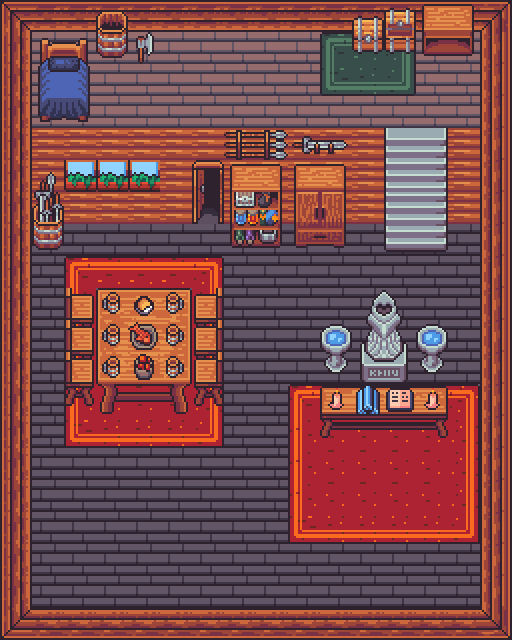

This game map was drawn from its Tiled (.tmx) file and the tilesets committed beside it. A one-line description and the full map source follow:
An orthogonal 16x20 tile map with 32x32 px tiles, 8 tile layers (Floor, Floor_Deco, Collidables, Collidables_Deco, ...).

<map version="1.10" tiledversion="1.10.2" orientation="orthogonal" renderorder="right-down" width="16" height="20" tilewidth="32" tileheight="32" infinite="0" nextlayerid="9" nextobjectid="1">
 <tileset firstgid="1" source="Resources/Interior.tsx" />
 <layer id="1" name="Floor" width="16" height="20">
  <data encoding="csv">
0,0,0,0,0,0,0,0,0,0,0,0,0,0,0,0,
0,5,5,5,5,5,5,5,5,5,5,5,5,5,5,0,
0,5,5,5,5,5,5,5,5,5,5,5,5,5,5,0,
0,5,5,5,5,5,5,5,5,5,5,5,5,5,5,0,
0,0,0,0,0,0,0,0,0,0,0,0,177,177,0,0,
0,0,0,0,0,0,0,0,0,0,0,0,177,177,0,0,
0,0,0,0,0,0,0,0,0,0,0,0,177,177,0,0,
0,7,7,7,7,7,7,7,7,7,7,7,7,7,7,0,
0,7,7,7,7,7,7,7,7,7,7,7,7,7,7,0,
0,7,7,7,7,7,7,7,7,7,7,7,7,7,7,0,
0,7,7,7,7,7,7,7,7,7,7,7,7,7,7,0,
0,7,7,7,7,7,7,7,7,7,7,7,7,7,7,0,
0,7,672,673,673,673,674,7,7,7,7,7,7,7,7,0,
0,7,7,7,7,7,7,7,7,7,673,673,673,673,7,0,
0,7,7,7,7,7,7,7,7,7,7,7,7,7,7,0,
0,7,7,7,7,7,7,7,7,7,7,7,7,7,7,0,
0,7,7,7,7,7,7,7,7,7,7,7,7,7,7,0,
0,7,7,7,7,7,7,7,7,7,7,7,7,7,7,0,
0,7,7,7,7,7,7,7,7,7,7,7,7,7,7,0,
0,0,0,0,0,0,0,0,0,0,0,0,0,0,0,0
</data>
 </layer>
 <layer id="2" name="Floor_Deco" width="16" height="20">
  <data encoding="csv">
0,0,0,0,0,0,0,0,0,0,0,0,0,0,0,0,
0,0,0,0,0,0,0,0,0,0,634,635,636,0,0,0,
0,0,0,0,0,0,0,0,0,0,704,705,706,0,0,0,
0,0,0,0,0,0,0,0,0,0,0,0,0,0,0,0,
0,0,0,0,0,0,0,0,0,0,0,0,10,12,0,0,
0,0,0,0,0,0,0,0,0,0,0,0,45,47,0,0,
0,0,0,0,0,0,0,0,0,0,0,0,45,47,0,0,
0,0,0,0,0,0,0,0,0,0,0,0,80,82,0,0,
0,0,637,638,638,638,639,0,0,0,0,0,0,0,0,0,
0,0,672,0,0,0,674,0,0,0,0,0,0,0,0,0,
0,0,672,0,0,0,674,0,0,0,0,0,0,0,0,0,
0,0,672,0,0,0,674,0,0,0,0,0,0,0,0,0,
0,0,530,561,562,563,529,0,0,637,638,638,638,638,639,0,
0,0,707,708,708,708,709,0,0,672,448,449,449,450,674,0,
0,0,0,0,0,0,0,0,0,672,673,673,673,673,674,0,
0,0,0,0,0,0,0,0,0,672,673,673,673,673,674,0,
0,0,0,0,0,0,0,0,0,707,708,708,708,708,709,0,
0,0,0,0,0,0,0,0,0,0,0,0,0,0,0,0,
0,0,0,0,0,0,0,0,0,0,0,0,0,0,0,0,
0,0,0,0,0,0,0,0,0,0,0,0,0,0,0,0
</data>
 </layer>
 <layer id="4" name="Collidables" width="16" height="20">
  <data encoding="csv">
71,72,72,72,72,72,72,72,72,72,72,72,72,72,72,73,
106,431,432,0,0,0,0,0,0,0,0,0,0,0,0,108,
106,466,467,0,0,0,0,0,0,0,0,0,0,0,0,108,
106,501,502,0,0,0,0,0,0,0,0,0,0,0,0,108,
106,177,177,177,177,177,177,177,177,177,177,177,0,0,177,108,
106,177,177,177,177,177,177,177,177,177,177,177,0,0,177,108,
106,177,177,177,177,177,0,177,177,177,177,177,0,0,177,108,
106,0,0,0,0,0,0,0,0,0,0,0,0,0,0,108,
106,0,0,0,0,0,0,0,0,0,0,0,0,0,0,108,
106,0,495,456,457,458,494,0,0,0,0,0,0,0,0,108,
106,0,530,491,492,493,529,0,0,0,0,0,0,0,0,108,
106,0,530,526,527,528,529,0,0,0,0,512,513,0,0,108,
106,0,0,0,0,0,0,0,0,0,413,414,414,415,0,108,
106,0,0,0,0,0,0,0,0,0,0,0,0,0,0,108,
106,0,0,0,0,0,0,0,0,0,0,0,0,0,0,108,
106,0,0,0,0,0,0,0,0,0,0,0,0,0,0,108,
106,0,0,0,0,0,0,0,0,0,0,0,0,0,0,108,
106,0,0,0,0,0,0,0,0,0,0,0,0,0,0,108,
106,0,0,0,0,0,0,0,0,0,0,0,0,0,0,108,
141,142,142,142,142,142,142,142,142,142,142,142,142,142,142,143
</data>
 </layer>
 <layer id="3" name="Collidables_Deco" width="16" height="20">
  <data encoding="csv">
0,0,0,401,0,0,0,0,0,0,0,575,576,229,230,0,
0,0,0,436,0,0,0,0,0,0,0,610,611,299,300,0,
0,0,0,0,0,0,0,0,0,0,0,0,0,0,0,0,
0,0,0,0,0,0,0,0,0,0,0,0,0,0,0,0,
0,0,0,0,0,0,0,202,203,237,238,0,0,0,0,0,
0,577,184,184,184,0,318,231,232,227,228,0,0,0,0,0,
0,612,0,0,0,0,0,266,267,262,263,0,0,0,0,0,
0,647,0,0,0,0,0,301,302,297,298,0,0,0,0,0,
0,0,0,0,0,0,0,0,0,0,0,0,0,0,0,0,
0,0,0,168,342,167,0,0,0,0,0,0,0,0,0,0,
0,0,495,168,343,167,494,0,0,0,0,0,0,0,0,0,
0,0,495,168,344,167,494,0,0,0,409,0,0,409,0,0,
0,0,0,0,0,0,0,0,0,0,395,92,125,395,0,0,
0,0,0,0,0,0,0,0,0,0,0,0,0,0,0,0,
0,0,0,0,0,0,0,0,0,0,0,0,0,0,0,0,
0,0,0,0,0,0,0,0,0,0,0,0,0,0,0,0,
0,0,0,0,0,0,0,0,0,0,0,0,0,0,0,0,
0,0,0,0,0,0,0,0,0,0,0,0,0,0,0,0,
0,0,0,0,0,0,0,0,0,0,0,0,0,0,0,0,
0,0,0,0,0,0,0,0,0,0,0,0,0,0,0,0
</data>
 </layer>
 <layer id="5" name="Items" width="16" height="20">
  <data encoding="csv">
0,0,0,0,0,0,0,0,0,0,0,0,0,0,0,0,
0,0,0,0,104,0,0,0,0,0,0,0,0,0,0,0,
0,0,0,0,0,0,0,0,0,0,0,0,0,0,0,0,
0,0,0,0,0,0,0,0,0,0,0,0,0,0,0,0,
0,0,0,0,0,0,0,0,0,0,0,0,0,0,0,0,
0,0,0,0,0,0,0,0,0,0,0,0,0,0,0,0,
0,0,0,0,0,0,0,0,0,0,0,0,0,0,0,0,
0,0,0,0,0,0,0,0,0,0,0,0,0,0,0,0,
0,0,0,0,0,0,0,0,0,0,0,0,0,0,0,0,
0,0,0,0,0,0,0,0,0,0,0,0,0,0,0,0,
0,0,0,0,0,0,0,0,0,0,0,0,0,0,0,0,
0,0,0,0,0,0,0,0,0,0,0,0,0,0,0,0,
0,0,0,0,0,0,0,0,0,0,0,0,0,0,0,0,
0,0,0,0,0,0,0,0,0,0,0,0,0,0,0,0,
0,0,0,0,0,0,0,0,0,0,0,0,0,0,0,0,
0,0,0,0,0,0,0,0,0,0,0,0,0,0,0,0,
0,0,0,0,0,0,0,0,0,0,0,0,0,0,0,0,
0,0,0,0,0,0,0,0,0,0,0,0,0,0,0,0,
0,0,0,0,0,0,0,0,0,0,0,0,0,0,0,0,
0,0,0,0,0,0,0,0,0,0,0,0,0,0,0,0
</data>
 </layer>
 <layer id="6" name="Portals" width="16" height="20">
  <data encoding="csv">
0,0,0,0,0,0,0,0,0,0,0,0,0,0,0,0,
0,0,0,0,0,0,0,0,0,0,0,0,0,0,0,0,
0,0,0,0,0,0,0,0,0,0,0,0,0,0,0,0,
0,0,0,0,0,0,0,0,0,0,0,0,0,0,0,0,
0,0,0,0,0,0,0,0,0,0,0,0,0,0,0,0,
0,0,0,0,0,0,0,0,0,0,0,0,0,0,0,0,
0,0,0,0,0,0,353,0,0,0,0,0,0,0,0,0,
0,0,0,0,0,0,0,0,0,0,0,0,0,0,0,0,
0,0,0,0,0,0,0,0,0,0,0,0,0,0,0,0,
0,0,0,0,0,0,0,0,0,0,0,0,0,0,0,0,
0,0,0,0,0,0,0,0,0,0,0,0,0,0,0,0,
0,0,0,0,0,0,0,0,0,0,0,0,0,0,0,0,
0,0,0,0,0,0,0,0,0,0,0,0,0,0,0,0,
0,0,0,0,0,0,0,0,0,0,0,0,0,0,0,0,
0,0,0,0,0,0,0,0,0,0,0,0,0,0,0,0,
0,0,0,0,0,0,0,0,0,0,0,0,0,0,0,0,
0,0,0,0,0,0,0,0,0,0,0,0,0,0,0,0,
0,0,0,0,0,0,0,0,0,0,0,0,0,0,0,0,
0,0,0,0,0,0,0,0,0,0,0,0,0,0,0,0,
0,0,0,0,0,0,0,0,0,0,0,0,0,0,0,0
</data>
 </layer>
 <layer id="7" name="Ceiling" width="16" height="20">
  <data encoding="csv">
0,0,0,0,0,0,0,0,0,0,0,0,0,0,0,0,
0,0,0,0,0,0,0,0,0,0,0,0,0,0,0,0,
0,0,0,0,0,0,0,0,0,0,0,0,0,0,0,0,
0,0,0,0,0,0,0,0,0,0,0,0,0,0,0,0,
0,0,0,0,0,0,0,0,0,0,0,0,0,0,0,0,
0,0,0,0,0,0,0,0,0,0,0,0,0,0,0,0,
0,0,0,0,0,0,0,0,0,0,0,0,0,0,0,0,
0,0,0,0,0,0,0,0,0,0,0,0,0,0,0,0,
0,0,0,0,0,0,0,0,0,0,0,0,0,0,0,0,
0,0,0,0,0,0,0,0,0,0,0,442,443,0,0,0,
0,0,0,0,0,0,0,0,0,0,374,477,478,374,0,0,
0,0,0,0,0,0,0,0,0,0,0,0,0,0,0,0,
0,0,0,0,0,0,0,0,0,0,0,0,0,0,0,0,
0,0,0,0,0,0,0,0,0,0,0,0,0,0,0,0,
0,0,0,0,0,0,0,0,0,0,0,0,0,0,0,0,
0,0,0,0,0,0,0,0,0,0,0,0,0,0,0,0,
0,0,0,0,0,0,0,0,0,0,0,0,0,0,0,0,
0,0,0,0,0,0,0,0,0,0,0,0,0,0,0,0,
0,0,0,0,0,0,0,0,0,0,0,0,0,0,0,0,
0,0,0,0,0,0,0,0,0,0,0,0,0,0,0,0
</data>
 </layer>
 <layer id="8" name="Ceiling_Deco" width="16" height="20">
  <data encoding="csv">
0,0,0,0,0,0,0,0,0,0,0,0,0,0,0,0,
0,0,0,0,0,0,0,0,0,0,0,0,0,0,0,0,
0,0,0,0,0,0,0,0,0,0,0,0,0,0,0,0,
0,0,0,0,0,0,0,0,0,0,0,0,0,0,0,0,
0,0,0,0,0,0,0,0,0,0,0,0,0,0,0,0,
0,0,0,0,0,0,0,0,0,0,0,0,0,0,0,0,
0,0,0,0,0,0,0,0,0,0,0,0,0,0,0,0,
0,0,0,0,0,0,0,0,0,0,0,0,0,0,0,0,
0,0,0,0,0,0,0,0,0,0,0,0,0,0,0,0,
0,0,0,0,0,0,0,0,0,0,0,0,0,0,0,0,
0,0,0,0,0,0,0,0,0,0,0,0,0,0,0,0,
0,0,0,0,0,0,0,0,0,0,0,0,0,0,0,0,
0,0,0,0,0,0,0,0,0,0,0,0,0,0,0,0,
0,0,0,0,0,0,0,0,0,0,0,0,0,0,0,0,
0,0,0,0,0,0,0,0,0,0,0,0,0,0,0,0,
0,0,0,0,0,0,0,0,0,0,0,0,0,0,0,0,
0,0,0,0,0,0,0,0,0,0,0,0,0,0,0,0,
0,0,0,0,0,0,0,0,0,0,0,0,0,0,0,0,
0,0,0,0,0,0,0,0,0,0,0,0,0,0,0,0,
0,0,0,0,0,0,0,0,0,0,0,0,0,0,0,0
</data>
 </layer>
</map>
